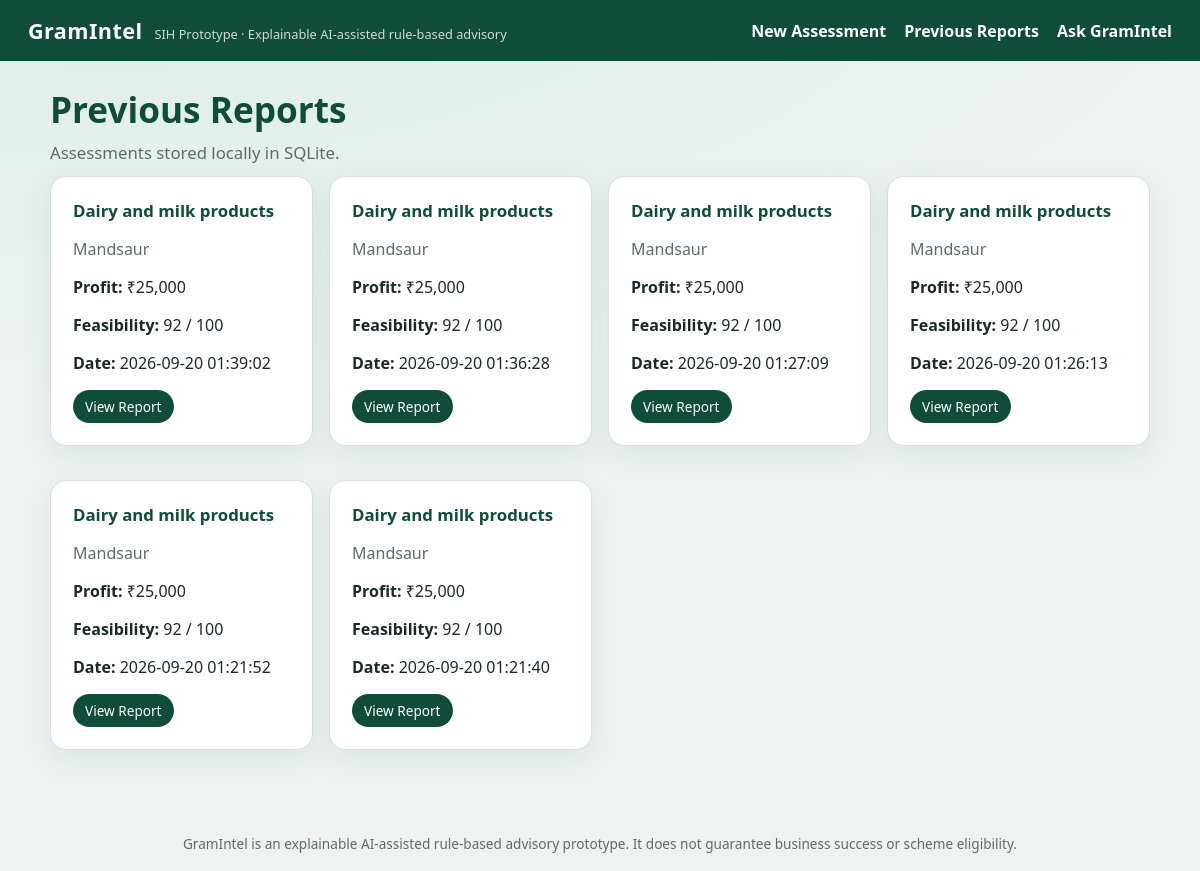
Page /reports on the committed database.
### tables this page shows
CREATE TABLE reports (
            id INTEGER PRIMARY KEY AUTOINCREMENT,
            name TEXT,
            location TEXT,
            business_idea TEXT,
            category TEXT,
            investment REAL,
            monthly_sales REAL,
            monthly_expenses REAL,
            loan_amount REAL,
            interest_rate REAL,
            loan_tenure INTEGER,
            revenue REAL,
            profit REAL,
            profit_margin REAL,
            emi REAL,
            roi REAL,
            break_even REAL,
            feasibility_score INTEGER,
            feasibility_reasons TEXT,
            swot_data TEXT,
            recommendations TEXT,
            created_at TEXT
        );

### app.py (the view)
@app.route("/reports")
def reports():
    try:
        return render_template("reports.html", reports=database.list_reports())
    except Exception:
        traceback.print_exc()
        flash("Could not load saved reports.")
        return render_template("reports.html", reports=[])

### database.py (called while the page is built)
def get_connection():
    os.makedirs(DATA_DIR, exist_ok=True)
    conn = sqlite3.connect(DB_PATH)
    conn.row_factory = sqlite3.Row
    return conn

def list_reports():
    conn = get_connection()
    rows = conn.execute(
        "SELECT * FROM reports ORDER BY id DESC"
    ).fetchall()
    conn.close()
    return [dict(row) for row in rows]

### templates/reports.html (shortened to what this page needs)
{% extends "base.html" %}
{% block content %}
<section class="hero compact">
    <h1>Previous Reports</h1>
    <p class="subtitle">Assessments stored locally in SQLite.</p>
</section>
{% if reports %}
    <div class="report-cards">
        {% for r in reports %}
            <article class="card report-card">
                <h2>{{ r.business_idea }}</h2>
                <p class="muted">{{ r.location }}</p>
                <p><strong>Profit:</strong> ₹{{ "{:,.0f}".format(r.profit or 0) }}</p>
                <p><strong>Feasibility:</strong> {{ r.feasibility_score }} / 100</p>
                <p><strong>Date:</strong> {{ r.created_at }}</p>
                <a class="btn small primary" href="{{ url_for('report', report_id=r.id) }}">View Report</a>
            </article>
        {% endfor %}
    </div>
{% else %}
    <section class="card">
        <p>No assessments yet. <a href="{{ url_for('index') }}">Run the first analysis</a>.</p>
    </section>
{% endif %}
{% endblock %}

### templates/base.html (shortened to what this page needs)
<!DOCTYPE html>
<html lang="en">
<head>
    <link rel="stylesheet" href="{{ url_for('static', filename='style.css') }}">
</head>
<body>
    <header class="topbar">
        <div class="brand">
            <a href="{{ url_for('index') }}" class="logo">GramIntel</a>
            <span class="tag">SIH Prototype · Explainable AI-assisted rule-based advisory</span>
        </div>
        <nav>
            <a href="{{ url_for('index') }}">New Assessment</a>
            <a href="{{ url_for('reports') }}">Previous Reports</a>
            <a href="{{ url_for('chat_latest') }}">Ask GramIntel</a>
        </nav>
    </header>
    <main class="container">
        {% block content %}{% endblock %}
    </main>
    <footer class="footer">
        GramIntel is an explainable AI-assisted rule-based advisory prototype. It does not guarantee business success or scheme eligibility.
    </footer>
</body>
</html>

### static/style.css (style rules this page uses)
:root { --green: #0f4c3a; --green-2: #1a6b52; --gold: #c9a227; --bg: #eef3f0; --card: #ffffff; --ink: #1c2a24; --muted: #5d6d66; --line: #d5e0da; --low: #b42318; --mid: #b54708; --high: #087443; --radius: 16px; --shadow: 0 10px 30px rgba(15, 76, 58, 0.08); }
* { box-sizing: border-box; }
html, body { margin: 0; padding: 0; }
body { font-family: "Segoe UI", system-ui, -apple-system, sans-serif; background: radial-gradient(1200px 500px at 10% -10%, #dceee6, transparent), var(--bg); color: var(--ink); min-height: 100vh; display: flex; flex-direction: column; }
a { color: var(--green); text-decoration: none; }
.topbar { display: flex; justify-content: space-between; align-items: center; padding: 16px 28px; background: var(--green); color: #fff; }
.brand { display: flex; align-items: baseline; gap: 12px; flex-wrap: wrap; }
.logo { color: #fff; font-weight: 700; font-size: 1.35rem; letter-spacing: 0.02em; }
.tag { font-size: 0.8rem; opacity: 0.8; }
.topbar nav { display: flex; gap: 18px; }
.topbar nav a { color: #fff; font-weight: 600; }
.container { width: min(1100px, calc(100% - 32px)); margin: 24px auto 48px; flex: 1; }
.footer { text-align: center; padding: 18px; color: var(--muted); font-size: 0.85rem; }
.hero { margin-bottom: 22px; }
.hero.compact { margin-bottom: 12px; }
.hero h1, .report-head h1 { margin: 0; font-size: 2.2rem; color: var(--green); }
.subtitle { margin: 8px 0 0; color: var(--muted); font-size: 1.05rem; }
.card { background: var(--card); border-radius: var(--radius); padding: 22px; box-shadow: var(--shadow); border: 1px solid var(--line); margin-bottom: 18px; }
.card h2 { margin: 0 0 10px; font-size: 1.15rem; color: var(--green); }
.muted { color: var(--muted); }
.btn { border: 0; border-radius: 999px; padding: 10px 18px; font-weight: 700; cursor: pointer; font: inherit; display: inline-block; text-align: center; }
.btn.primary { background: var(--green); color: #fff; }
.btn.small { padding: 7px 12px; font-size: 0.85rem; }
.report-cards { display: grid; grid-template-columns: repeat(auto-fill, minmax(240px, 1fr)); gap: 16px; }
.report-card h2 { font-size: 1.05rem; }

### rows in the picture
reports: business_idea "Dairy and milk products", location "Mandsaur", profit "25,000", feasibility_score "92", created_at "2026-09-20 01:39:02"
reports: business_idea "Dairy and milk products", location "Mandsaur", profit "25,000", feasibility_score "92", created_at "2026-09-20 01:36:28"
reports: business_idea "Dairy and milk products", location "Mandsaur", profit "25,000", feasibility_score "92", created_at "2026-09-20 01:27:09"
reports: business_idea "Dairy and milk products", location "Mandsaur", profit "25,000", feasibility_score "92", created_at "2026-09-20 01:26:13"
reports: business_idea "Dairy and milk products", location "Mandsaur", profit "25,000", feasibility_score "92", created_at "2026-09-20 01:21:52"
reports: business_idea "Dairy and milk products", location "Mandsaur", profit "25,000", feasibility_score "92", created_at "2026-09-20 01:21:40"
